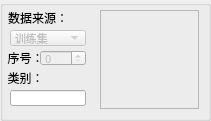
   <widget class="QGroupBox" name="GB_sample">
    <property name="geometry">
     <rect>
      <x>20</x>
      <y>190</y>
      <width>211</width>
      <height>121</height>
     </rect>
    </property>
    <property name="title">
     <string/>
    </property>
    <widget class="QLabel" name="L_setchoice">
     <property name="geometry">
      <rect>
       <x>5</x>
       <y>10</y>
       <width>66</width>
       <height>16</height>
      </rect>
     </property>
     <property name="minimumSize">
      <size>
       <width>66</width>
       <height>16</height>
      </size>
     </property>
     <property name="maximumSize">
      <size>
       <width>66</width>
       <height>16</height>
      </size>
     </property>
     <property name="text">
      <string>数据来源：</string>
     </property>
     <property name="alignment">
      <set>Qt::AlignCenter</set>
     </property>
    </widget>
    <widget class="QComboBox" name="CB_setchoice">
     <property name="enabled">
      <bool>false</bool>
     </property>
     <property name="geometry">
      <rect>
       <x>10</x>
       <y>30</y>
       <width>76</width>
       <height>16</height>
      </rect>
     </property>
     <property name="minimumSize">
      <size>
       <width>76</width>
       <height>16</height>
      </size>
     </property>
     <property name="maximumSize">
      <size>
       <width>76</width>
       <height>16</height>
      </size>
     </property>
     <property name="font">
      <font>
       <family>Adobe 宋体 Std L</family>
       <pointsize>8</pointsize>
      </font>
     </property>
     <property name="currentIndex">
      <number>0</number>
     </property>
     <item>
      <property name="text">
       <string>训练集</string>
      </property>
     </item>
     <item>
      <property name="text">
       <string>测试集</string>
      </property>
     </item>
    </widget>
    <widget class="QLabel" name="L_imagecount">
     <property name="geometry">
      <rect>
       <x>5</x>
       <y>50</y>
       <width>41</width>
       <height>16</height>
      </rect>
     </property>
     <property name="minimumSize">
      <size>
       <width>41</width>
       <height>16</height>
      </size>
     </property>
     <property name="maximumSize">
      <size>
       <width>41</width>
       <height>16</height>
      </size>
     </property>
     <property name="text">
      <string>序号：</string>
     </property>
     <property name="alignment">
      <set>Qt::AlignCenter</set>
     </property>
    </widget>
    <widget class="QSpinBox" name="SB_imagecount">
     <property name="enabled">
      <bool>false</bool>
     </property>
     <property name="geometry">
      <rect>
       <x>40</x>
       <y>50</y>
       <width>46</width>
       <height>16</height>
      </rect>
     </property>
     <property name="minimumSize">
      <size>
       <width>46</width>
       <height>16</height>
      </size>
     </property>
     <property name="maximumSize">
      <size>
       <width>46</width>
       <height>16</height>
      </size>
     </property>
     <property name="font">
      <font>
       <family>Adobe 宋体 Std L</family>
       <pointsize>8</pointsize>
      </font>
     </property>
    </widget>
    <widget class="QLabel" name="L_sampletar">
     <property name="geometry">
      <rect>
       <x>5</x>
       <y>70</y>
       <width>41</width>
       <height>16</height>
      </rect>
     </property>
     <property name="minimumSize">
      <size>
       <width>41</width>
       <height>16</height>
      </size>
     </property>
     <property name="maximumSize">
      <size>
       <width>41</width>
       <height>16</height>
      </size>
     </property>
     <property name="text">
      <string>类别：</string>
     </property>
     <property name="alignment">
      <set>Qt::AlignCenter</set>
     </property>
    </widget>
    <widget class="QLineEdit" name="LE_sampletar">
     <property name="geometry">
      <rect>
       <x>10</x>
       <y>90</y>
       <width>76</width>
       <height>16</height>
      </rect>
     </property>
     <property name="minimumSize">
      <size>
       <width>76</width>
       <height>16</height>
      </size>
     </property>
     <property name="maximumSize">
      <size>
       <width>76</width>
       <height>16</height>
      </size>
     </property>
     <property name="font">
      <font>
       <family>Adobe 宋体 Std L</family>
       <pointsize>8</pointsize>
      </font>
     </property>
     <property name="alignment">
      <set>Qt::AlignCenter</set>
     </property>
     <property name="readOnly">
      <bool>true</bool>
     </property>
    </widget>
    <widget class="QLabel" name="L_image">
     <property name="geometry">
      <rect>
       <x>100</x>
       <y>10</y>
       <width>98</width>
       <height>98</height>
      </rect>
     </property>
     <property name="minimumSize">
      <size>
       <width>98</width>
       <height>98</height>
      </size>
     </property>
     <property name="maximumSize">
      <size>
       <width>98</width>
       <height>98</height>
      </size>
     </property>
     <property name="alignment">
      <set>Qt::AlignLeading|Qt::AlignLeft|Qt::AlignTop</set>
     </property>
    </widget>
    <widget class="Line" name="Line_sleft">
     <property name="geometry">
      <rect>
       <x>100</x>
       <y>10</y>
       <width>1</width>
       <height>99</height>
      </rect>
     </property>
     <property name="minimumSize">
      <size>
       <width>1</width>
       <height>99</height>
      </size>
     </property>
     <property name="maximumSize">
      <size>
       <width>1</width>
       <height>99</height>
      </size>
     </property>
     <property name="lineWidth">
      <number>0</number>
     </property>
     <property name="midLineWidth">
      <number>1</number>
     </property>
     <property name="orientation">
      <enum>Qt::Vertical</enum>
     </property>
    </widget>
    <widget class="Line" name="Line_sright">
     <property name="geometry">
      <rect>
       <x>198</x>
       <y>10</y>
       <width>1</width>
       <height>99</height>
      </rect>
     </property>
     <property name="minimumSize">
      <size>
       <width>1</width>
       <height>99</height>
      </size>
     </property>
     <property name="maximumSize">
      <size>
       <width>1</width>
       <height>99</height>
      </size>
     </property>
     <property name="lineWidth">
      <number>0</number>
     </property>
     <property name="midLineWidth">
      <number>1</number>
     </property>
     <property name="orientation">
      <enum>Qt::Vertical</enum>
     </property>
    </widget>
    <widget class="Line" name="Line_stop">
     <property name="geometry">
      <rect>
       <x>100</x>
       <y>10</y>
       <width>99</width>
       <height>1</height>
      </rect>
     </property>
     <property name="minimumSize">
      <size>
       <width>99</width>
       <height>1</height>
      </size>
     </property>
     <property name="maximumSize">
      <size>
       <width>99</width>
       <height>1</height>
      </size>
     </property>
     <property name="lineWidth">
      <number>0</number>
     </property>
     <property name="midLineWidth">
      <number>1</number>
     </property>
     <property name="orientation">
      <enum>Qt::Horizontal</enum>
     </property>
    </widget>
    <widget class="Line" name="Line_sbottom">
     <property name="geometry">
      <rect>
       <x>100</x>
       <y>108</y>
       <width>99</width>
       <height>1</height>
      </rect>
     </property>
     <property name="minimumSize">
      <size>
       <width>99</width>
       <height>1</height>
      </size>
     </property>
     <property name="maximumSize">
      <size>
       <width>99</width>
       <height>1</height>
      </size>
     </property>
     <property name="lineWidth">
      <number>0</number>
     </property>
     <property name="midLineWidth">
      <number>1</number>
     </property>
     <property name="orientation">
      <enum>Qt::Horizontal</enum>
     </property>
    </widget>
   </widget>
